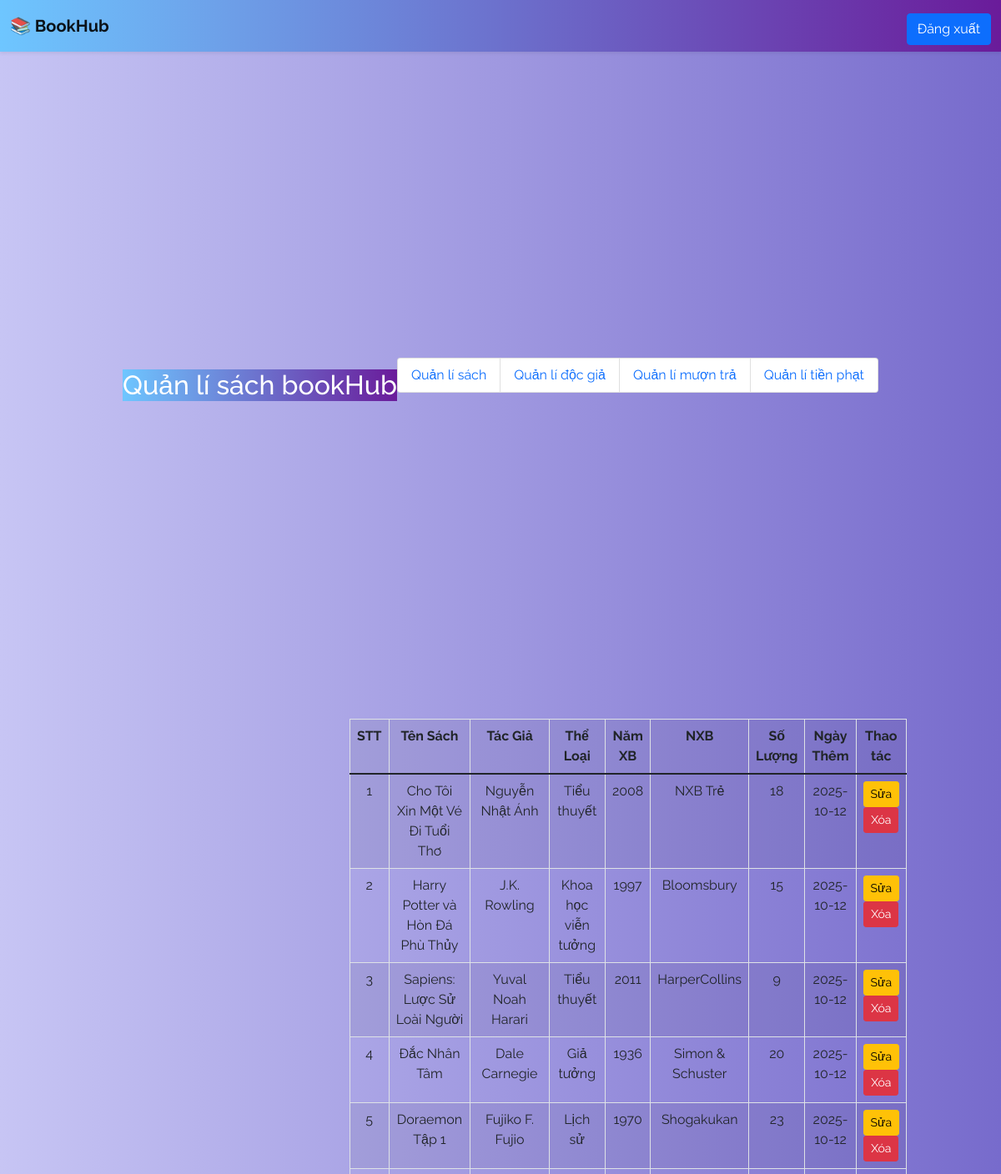
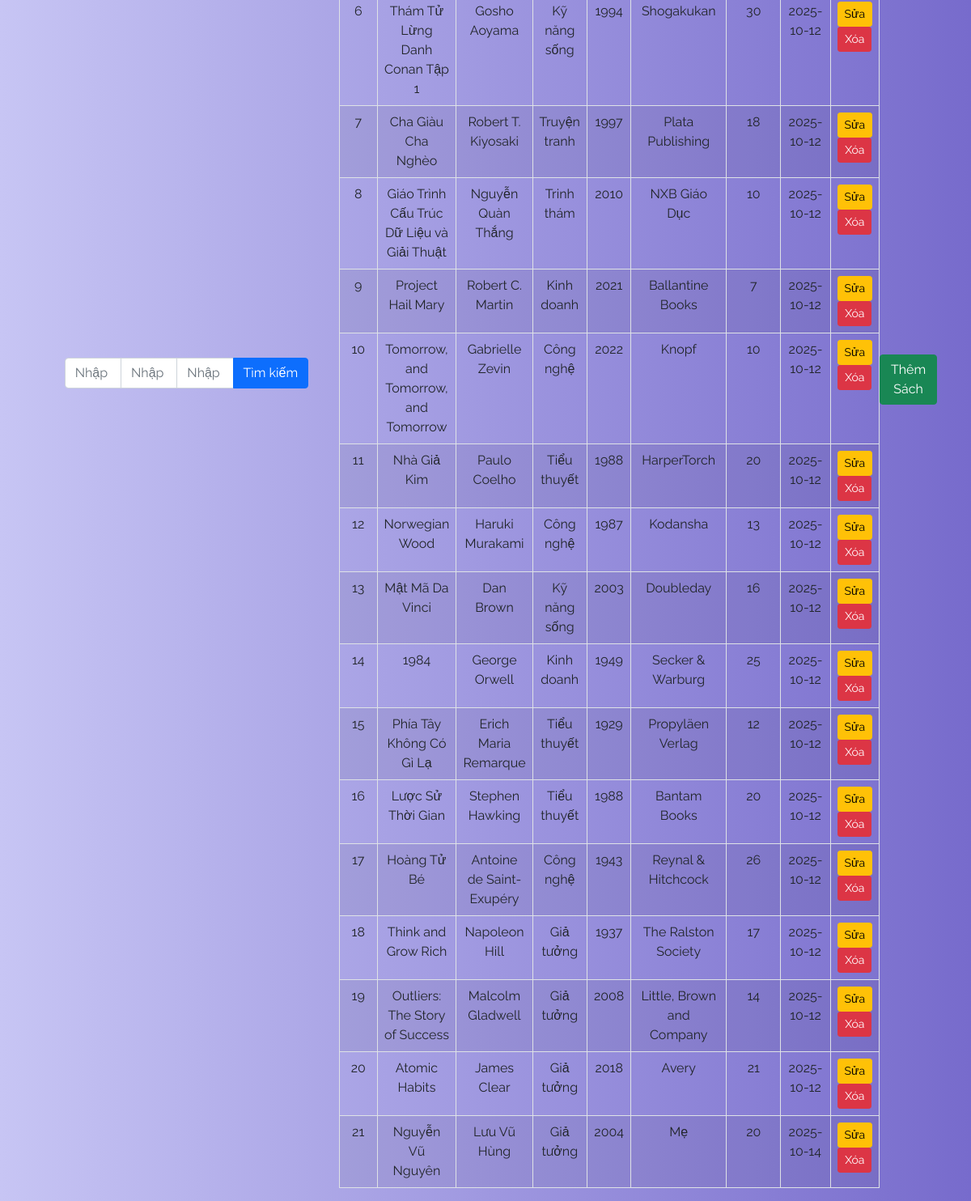
Screenshot of /sach/hienthisach.php (signed in) with the database file from the repository (2 pictures, top to bottom).
### tables this page shows
CREATE TABLE `sach` (
  `ma_sach` int(11) NOT NULL,
  `ma_tac_gia` int(11) DEFAULT NULL,
  `ma_the_loai` int(11) DEFAULT NULL,
  `ten_sach` varchar(255) NOT NULL,
  `nam_xuat_ban` year(4) NOT NULL,
  `nha_xuat_ban` varchar(255) DEFAULT NULL,
  `so_luong` int(11) NOT NULL DEFAULT 0,
  `ngay_them` date NOT NULL
);

CREATE TABLE `tac_gia` (
  `ma_tac_gia` int(11) NOT NULL,
  `ten_tac_gia` varchar(255) NOT NULL
);

CREATE TABLE `the_loai` (
  `ma_the_loai` int(11) NOT NULL,
  `ten_the_loai` varchar(255) NOT NULL
);

### sach/hienthisach.php (the view, shortened to what this page needs)
<?php
    require_once "../config.php";
?>
<!DOCTYPE html>
<html lang="en">
<head>
   <nav class="navbar navbar-expand-lg navbar-light shadow-sm sticky-top" style="background: linear-gradient(to right, #6EC6FF, #6A1B9A);">
    <div class="container-fluid">
        <a class="navbar-brand fw-bold" href="../index.php">
            <span class="text-gradient">📚 BookHub</span>
        </a>
        <div class="collapse navbar-collapse" id="navbarNav">
            <ul class="navbar-nav ms-auto">
                <a class="btn btn-primary mt-2" href="../dangxuat.php">Đăng xuất</a>
            </ul>
        </div>
    </div>
</nav>
    <link href="https://cdn.jsdelivr.net/npm/bootstrap@5.1.3/dist/css/bootstrap.min.css" rel="stylesheet">
    <link rel="stylesheet" href="style.css">
</head>
<body>
    <div class="container">
        <h2 class="text-center mt-3 text-white mb-3" style="background: linear-gradient(to right, #6EC6FF, #6A1B9A);">Quản lí sách bookHub</h2>
        <ul class="list-group list-group-horizontal mb-4">
            <li class="list-group-item text-center"><a href="../sach/hienthisach.php">Quản lí sách</a></li>
            <li class="list-group-item text-center"><a href="../docgia/hienthidocgia.php">Quản lí độc giả</a></li>
            <li class="list-group-item text-center"><a href="../muontra/hienthimuontra.php">Quản lí mượn trả</a></li>
            <li class="list-group-item text-center"><a href="../tienphat/hienthitienphat.php">Quản lí tiền phạt</a></li>
        </ul>
    </div>
    <div class="container">
       <form method="GET" action="timkiemsach.php">
    <div class="input-group mb-3" style="width:80%;margin:0 auto;">
        <input type="text" class="form-control" name="ten_sach" placeholder="Nhập tên sách">
        <input type="text" class="form-control" name="tac_gia" placeholder="Nhập tên tác giả">
        <input type="text" class="form-control" name="the_loai" placeholder="Nhập thể loại">
        <button class="btn btn-primary" name="submit">Tìm kiếm</button>
    </div>
</form>
       <table class="table table-bordered table-striped text-center">
        <tr>
            <th>STT</th>
            <th>Tên Sách</th>
            <th>Tác Giả</th>
            <th>Thể Loại</th>
            <th>Năm XB</th>
            <th>NXB</th>
            <th>Số Lượng</th>
            <th>Ngày Thêm</th>
            <th>Thao tác</th>
        </tr>
    <tbody>
        <?php
            if(isset($_GET['submit'])){
                $search = $_GET['timkiem'] ?? '';
                $sql = "SELECT s.*, tg.ten_tac_gia, tl.ten_the_loai
                        FROM sach s
                        JOIN tac_gia tg ON s.ma_tac_gia = tg.ma_tac_gia
                        JOIN the_loai tl ON s.ma_the_loai = tl.ma_the_loai
                        WHERE s.ten_sach LIKE '%$search%'";
            }else{
                $sql = "SELECT s.*, tg.ten_tac_gia, tl.ten_the_loai
                        FROM sach s
                        JOIN tac_gia tg ON s.ma_tac_gia = tg.ma_tac_gia
                        JOIN the_loai tl ON s.ma_the_loai = tl.ma_the_loai";
            }
            $res = mysqli_query($conn,$sql);
            $index = 0;
            if($res){
                while($rows = mysqli_fetch_assoc($res)){
                    $id = $rows['ma_sach'];
                    $index++;
                    $tensach = $rows['ten_sach'];
                    $tentg = $rows['ten_tac_gia'];
                    $theloai = $rows['ten_the_loai'];
                    $namxb = $rows['nam_xuat_ban'];
                    $nhaxuatban = $rows['nha_xuat_ban'];
                    $soluong = $rows['so_luong'];
                    $ngaythem = $rows['ngay_them'];
                    ?>
                    <tr>
                        <td><?php echo $index; ?></td>
                        <td><?php echo $tensach; ?></td>
                        <td><?php echo $tentg; ?></td>
                        <td><?php echo $theloai; ?></td>
                        <td><?php echo $namxb; ?></td>
                        <td><?php echo $nhaxuatban; ?></td>
                        <td><?php echo $soluong; ?></td>
                        <td><?php echo $ngaythem; ?></td>
                        <td>
                            <a class="btn btn-warning btn-sm" href="chinhsuasach.php?id=<?php echo $id;?>">Sửa</a>
                            <a class="btn btn-danger btn-sm" href="xoasach.php?id=<?php echo $id; ?>">Xóa</a>
                        </td>
                    </tr>
                    <?php
                }
            }
        ?>
    </tbody>
</table>
        <a href="themsach.php" class="btn btn-success">Thêm Sách</a>
    </div>
</body>
</html>

### style.css (style rules this page uses)
* { box-sizing: border-box; margin: 0; padding: 0; font-family: Raleway, sans-serif; }
body { background: linear-gradient(90deg, #C7C5F4, #776BCC); }
.container { display: flex; align-items: center; justify-content: center; min-height: 100vh; }

### sach/hienthisach.php (style rules this page uses)
a { text-decoration:none; }

### rows the page displays
sach: ten_sach "Cho Tôi Xin Một Vé Đi Tuổi Thơ", ma_tac_gia.ten_tac_gia "Nguyễn Nhật Ánh", ma_the_loai.ten_the_loai "Tiểu thuyết", nam_xuat_ban "2008", nha_xuat_ban "NXB Trẻ", so_luong "18", ngay_them "2025-10-12"
sach: ten_sach "Harry Potter và Hòn Đá Phù Thủy", ma_tac_gia.ten_tac_gia "J.K. Rowling", ma_the_loai.ten_the_loai "Khoa học viễn tưởng", nam_xuat_ban "1997", nha_xuat_ban "Bloomsbury", so_luong "15", ngay_them "2025-10-12"
sach: ten_sach "Sapiens: Lược Sử Loài Người", ma_tac_gia.ten_tac_gia "Yuval Noah Harari", ma_the_loai.ten_the_loai "Tiểu thuyết", nam_xuat_ban "2011", nha_xuat_ban "HarperCollins", so_luong "9", ngay_them "2025-10-12"
sach: ten_sach "Đắc Nhân Tâm", ma_tac_gia.ten_tac_gia "Dale Carnegie", ma_the_loai.ten_the_loai "Giả tưởng", nam_xuat_ban "1936", nha_xuat_ban "Simon & Schuster", so_luong "20", ngay_them "2025-10-12"
sach: ten_sach "Doraemon Tập 1", ma_tac_gia.ten_tac_gia "Fujiko F. Fujio", ma_the_loai.ten_the_loai "Lịch sử", nam_xuat_ban "1970", nha_xuat_ban "Shogakukan", so_luong "23", ngay_them "2025-10-12"
sach: ten_sach "Thám Tử Lừng Danh Conan Tập 1", ma_tac_gia.ten_tac_gia "Gosho Aoyama", ma_the_loai.ten_the_loai "Kỹ năng sống", nam_xuat_ban "1994", nha_xuat_ban "Shogakukan", so_luong "30", ngay_them "2025-10-12"
sach: ten_sach "Cha Giàu Cha Nghèo", ma_tac_gia.ten_tac_gia "Robert T. Kiyosaki", ma_the_loai.ten_the_loai "Truyện tranh", nam_xuat_ban "1997", nha_xuat_ban "Plata Publishing", so_luong "18", ngay_them "2025-10-12"
sach: ten_sach "Giáo Trình Cấu Trúc Dữ Liệu và Giải Thuật", ma_tac_gia.ten_tac_gia "Nguyễn Quàn Thắng", ma_the_loai.ten_the_loai "Trinh thám", nam_xuat_ban "2010", nha_xuat_ban "NXB Giáo Dục", so_luong "10", ngay_them "2025-10-12"
sach: ten_sach "Project Hail Mary", ma_tac_gia.ten_tac_gia "Robert C. Martin", ma_the_loai.ten_the_loai "Kinh doanh", nam_xuat_ban "2021", nha_xuat_ban "Ballantine Books", so_luong "7", ngay_them "2025-10-12"
sach: ten_sach "Tomorrow, and Tomorrow, and Tomorrow", ma_tac_gia.ten_tac_gia "Gabrielle Zevin", ma_the_loai.ten_the_loai "Công nghệ", nam_xuat_ban "2022", nha_xuat_ban "Knopf", so_luong "10", ngay_them "2025-10-12"
sach: ten_sach "Nhà Giả Kim", ma_tac_gia.ten_tac_gia "Paulo Coelho", ma_the_loai.ten_the_loai "Tiểu thuyết", nam_xuat_ban "1988", nha_xuat_ban "HarperTorch", so_luong "20", ngay_them "2025-10-12"
sach: ten_sach "Norwegian Wood", ma_tac_gia.ten_tac_gia "Haruki Murakami", ma_the_loai.ten_the_loai "Công nghệ", nam_xuat_ban "1987", nha_xuat_ban "Kodansha", so_luong "13", ngay_them "2025-10-12"
sach: ten_sach "Mật Mã Da Vinci", ma_tac_gia.ten_tac_gia "Dan Brown", ma_the_loai.ten_the_loai "Kỹ năng sống", nam_xuat_ban "2003", nha_xuat_ban "Doubleday", so_luong "16", ngay_them "2025-10-12"
sach: ten_sach "1984", ma_tac_gia.ten_tac_gia "George Orwell", ma_the_loai.ten_the_loai "Kinh doanh", nam_xuat_ban "1949", nha_xuat_ban "Secker & Warburg", so_luong "25", ngay_them "2025-10-12"
sach: ten_sach "Phía Tây Không Có Gì Lạ", ma_tac_gia.ten_tac_gia "Erich Maria Remarque", ma_the_loai.ten_the_loai "Tiểu thuyết", nam_xuat_ban "1929", nha_xuat_ban "Propyläen Verlag", so_luong "12", ngay_them "2025-10-12"
sach: ten_sach "Lược Sử Thời Gian", ma_tac_gia.ten_tac_gia "Stephen Hawking", ma_the_loai.ten_the_loai "Tiểu thuyết", nam_xuat_ban "1988", nha_xuat_ban "Bantam Books", so_luong "20", ngay_them "2025-10-12"
sach: ten_sach "Hoàng Tử Bé", ma_tac_gia.ten_tac_gia "Antoine de Saint-Exupéry", ma_the_loai.ten_the_loai "Công nghệ", nam_xuat_ban "1943", nha_xuat_ban "Reynal & Hitchcock", so_luong "26", ngay_them "2025-10-12"
sach: ten_sach "Think and Grow Rich", ma_tac_gia.ten_tac_gia "Napoleon Hill", ma_the_loai.ten_the_loai "Giả tưởng", nam_xuat_ban "1937", nha_xuat_ban "The Ralston Society", so_luong "17", ngay_them "2025-10-12"
sach: ten_sach "Outliers: The Story of Success", ma_tac_gia.ten_tac_gia "Malcolm Gladwell", ma_the_loai.ten_the_loai "Giả tưởng", nam_xuat_ban "2008", nha_xuat_ban "Little, Brown and Company", so_luong "14", ngay_them "2025-10-12"
sach: ten_sach "Atomic Habits", ma_tac_gia.ten_tac_gia "James Clear", ma_the_loai.ten_the_loai "Giả tưởng", nam_xuat_ban "2018", nha_xuat_ban "Avery", so_luong "21", ngay_them "2025-10-12"
sach: ten_sach "Nguyễn Vũ Nguyên", ma_tac_gia.ten_tac_gia "Lưu Vũ Hùng", ma_the_loai.ten_the_loai "Giả tưởng", nam_xuat_ban "2004", nha_xuat_ban "Mẹ", so_luong "20", ngay_them "2025-10-14"
